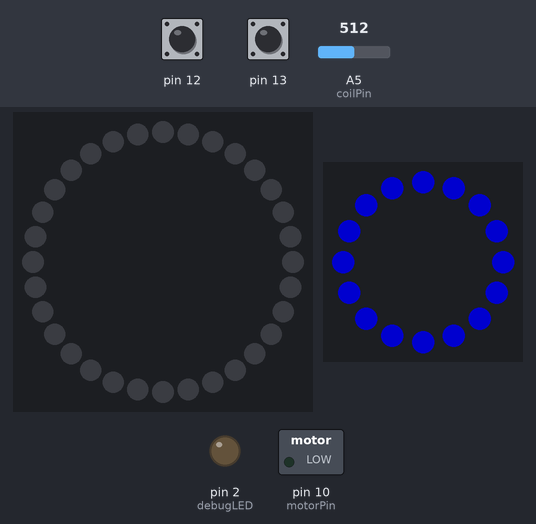
A sketch run on a simulated Arduino Uno, built with avr-gcc and run on an emulated ATmega328P. Parts: 32 RGB LEDs in a ring, first at the top, clockwise, 16 RGB LEDs in a ring, first at the top, clockwise, switched loads named in the sketch (green lamp = pin HIGH), output pins drawn as LEDs (lit = HIGH). Inputs (shaded band) come from the test bench; at power-on: A5 (coilPin) = 512, pin 12 HIGH, pin 13 HIGH. Dim RGB values are drawn brighter than linear; the strip is taken to match the declared colour order.

Above: at 3.2 s.
3.3 s: A5 (coilPin) set to 217
6.5 s: A5 (coilPin) set to 188
At 7.79 s:
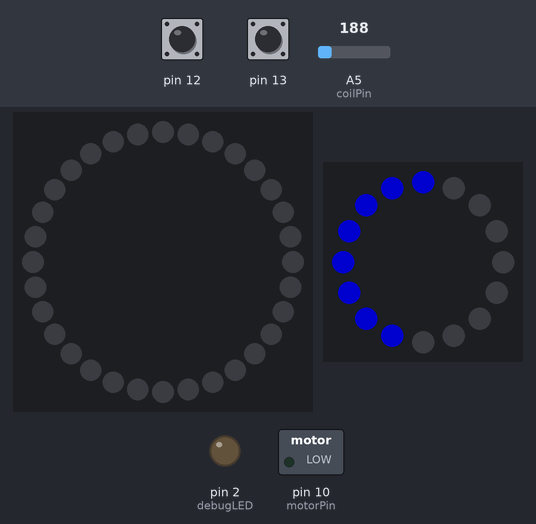
At 9.3 s:
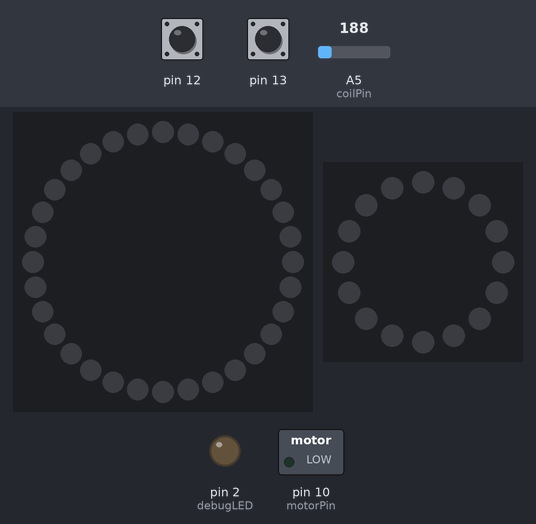
9.7 s: A5 (coilPin) set to 210
At 13.1 s:
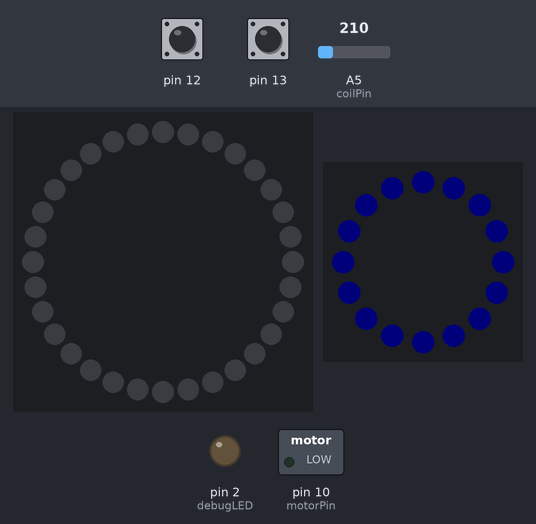
Timing chart, 0 to 14.6 s (numbered marks = the images above; inputs shaded):
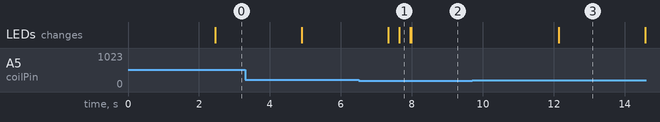

The sketch:

skinOS_proto_v2.ino
```cpp
/*
  Matthew Epler
  for Human Condition Labs & SkinOS
  2016
  Do not use without permission

  Board = Adafruit Feather 32u4 Proto board (https://www.adafruit.com/products/2771)
         Note: Feather M0 is not compatible with capcitive sensor library

  IDE = Arduino v 1.6.8
*/

#include <Adafruit_NeoPixel.h>  /* https://github.com/adafruit/Adafruit_NeoPixel */
#include <CapacitiveSensor.h>   /* https://github.com/PaulStoffregen/CapacitiveSensor */
#include <EnableInterrupt.h>    /* https://github.com/GreyGnome/EnableInterrupt */

/* LED PANEL (https://www.adafruit.com/products/2945) */
const int panelPin = 6;
Adafruit_NeoPixel panelStrip = Adafruit_NeoPixel(32, panelPin, NEO_GRB + NEO_KHZ800);
int panelLeft[]   = {0, 1, 8, 9, 16, 17, 24, 25}; // three areas on the board, each 2x4 pixels
int panelCenter[] = {3, 4, 11, 12, 19, 20, 27, 28};
int panelRight[]  = {6, 7, 14, 15, 22, 23, 30, 31};
const int panelSize = 8;

/* Capacitive touch activates LED panel and vibration motors */
CapacitiveSensor   cs_1 = CapacitiveSensor(5, 12); // 1M resistor between pins
CapacitiveSensor   cs_2 = CapacitiveSensor(9, 13); // 1M resistor between pins
const int touchThreshold = 200;
boolean touch;
int offCounter;

/* Inductive charger as switch - using coil from hacked Clarisonic device */
const int coilPin = A5;
const int interruptPin = 2;
volatile int coilVal;
boolean docked;

/* Vibration motors (https://www.adafruit.com/products/1201) */
const int motorPin   = 10;
const int motorSpeed = 255;

/* NeoPixel RGBW ring (https://www.adafruit.com/products/2854) Note! different 3rd parameter in contstructor for this type of LED*/
const int ringPin = 3;
const int ringTotalLEDs = 16;
Adafruit_NeoPixel ring = Adafruit_NeoPixel(ringTotalLEDs, ringPin, NEO_RGBW + NEO_KHZ800);
double blue         = 1;
int blueThresh      = 150;
int fadeDirection   = 1;
int startLen        = 9;   // for start-up animation, how long is the snake
int startHead       = 3;   // for start-up animation, which pixel is the head
int startDelay      = 10;
int startLapCounter = 0;
boolean settled = true; // used for escaping the sleep animation if interrupted

/* Manual Reset */
const int resetPin = 11;
int resetCounter = 0;

/* Dev debug vars */
const int debugLED = 2; // not used in production


///////////////////////////////////////////////////// SETUP /////////////

void setup() {
  Serial.begin(9600);
  pinMode(debugLED, OUTPUT);
  pinMode(motorPin, OUTPUT);
  pinMode(coilPin, INPUT_PULLUP);

  panelStrip.setBrightness(50);
  panelStrip.begin();
  panelStrip.show(); // Initialize all pixels to 'off'

  ring.setBrightness(200);
  ring.begin();
  ring.show();

  enableInterrupt(interruptPin, dockChange, CHANGE);
}

///////////////////////////////////////////////////// LOOP /////////////

void loop() {
  checkCapSensors(); // has 10ms delay
  checkDock();

  settled = docked;
  if (docked) {
    chargingRing();
  }

  if (touch && !docked) { // start active sequence (LED panel + motors). Panels handled in panelSet() w/ touch bool
    analogWrite(motorPin, motorSpeed);
  } else {
    analogWrite(motorPin, 0); // also appears in panelSet() for timing purposes
  }
}

///////////////////////////////////////////////////// CHARGING RING /////

void chargingRing() {
  for (int i = 0; i <= blueThresh; i++) {
    for (int i = 0; i < ringTotalLEDs; i++) {
      ring.setPixelColor(i, ring.Color(0, 0, blue));
      if (settled) {
        ring.show();
      } else { // escape if not docked (otherwise it holds up everything)
        return;
      }
    }
    if (blue >= blueThresh || blue <= 0) {
      fadeDirection = -fadeDirection;
    }
    blue += fadeDirection;
  }
}

///////////////////////////////////////////////////// START RING ////////

void startRing() {
  settled = false; // interrupts chargingRing sleep animation
  while (startLapCounter < 3) {
    setPixelsRing(0);

    int pos = startHead;
    for (int j = 0; j < startLen; j++) {
      ring.setPixelColor(pos++, ring.Color(0, 0, blueThresh));
      if (pos > ringTotalLEDs) {
        pos = 0;
      }
    }

    if (startHead > ringTotalLEDs) {
      startHead = 0;
      startLapCounter++;
    } else {
      startHead++;
    }

    ring.show();
    delay(startDelay);
  }
  startLapCounter = 0;
  setPixelsRing(0);
}

//////////////////////////////////////////////// SET ALL PANELS //////////

void setAllPanels() {
  panelSet(panelLeft);
  panelSet(panelCenter);
  panelSet(panelRight);
}

///////////////////////////////////////////////////// PANEL SET //////////

void panelSet(int *panel) {
  if (!touch) { // we're turning on
    int colorCounter = 0;
    int threshold = 129;
    while (colorCounter <= threshold) {
      setLeds(panel, colorCounter);
      colorCounter += 9; // to change speed, change the delay, not this counter. it's a multiple of 129 that works well.
    }
  } else { // we're turning off
    analogWrite(motorPin, 0);
    int colorCounter = 129;
    int threshold = 0;
    while (colorCounter >= threshold) {
      setLeds(panel, colorCounter);
      colorCounter -= 9; // to change speed, change the delay, not this counter. it's a multiple of 129 that works well.
    }
  }
}

///////////////////////////////////////////////////// PANEL SET //////////
void setLeds(int *panel, int colorCounter) {
  for (int i = 0; i < panelSize; i++) { // ***
    panelStrip.setPixelColor(panel[i], panelStrip.Color(colorCounter, colorCounter, colorCounter));
    panelStrip.show();
    delay(5);
  }
}

/////////////////////////////////////////////// CHECK CAP SENSORS /////////

void checkCapSensors() {
  if (!docked) {
    double cap1 =  cs_1.capacitiveSensor(30);
    double cap2 =  cs_2.capacitiveSensor(30);

    /* ONE TOUCHING = RESET MCU */
    if ( (touch && cap1 > touchThreshold && cap2 < 100) || (touch && cap2 > touchThreshold && cap1 < 100) ) {
      resetCounter++;
      Serial.println(resetCounter);
      if (resetCounter > 35) {
        resetMCU();
      }
    }

    /* BOTH TOUCHING = ACTIVATE DEVICE */
    if (cap1 > touchThreshold && cap2 > touchThreshold) {
      if (!touch) {
        setAllPanels();
        touch = true;
      }
    } else {
      if (touch) {
        if (offCounter > 100) {
          setAllPanels();
          offCounter = 0;
          touch = false;
          resetCounter = 0;
        } else {
          offCounter++;
        }
      }
    }
    delay(10);
  }
}

///////////////////////////////////////////////////// DOCK CHANGE //////////

void dockChange() { // kept this separate in case we add to the interrupt handler later, also checkDock is used by loop.
  checkDock();
}

///////////////////////////////////////////////////// CHECK DOCK ///////////

void checkDock() {
  coilVal = analogRead(coilPin);
  if (coilVal < 200) { // if we were docked but now we're not (low charge from induction coils)
    if (docked) {
      startRing();
      docked = false;
    }
  } else if (coilVal > 200) {  // we are docked (charge from induction coils)
    docked = true;
  }
}


///////////////////////////////////////////////////// RESET MCU ////////////

void resetMCU() {
  Serial.println("RESETTING...");
  // flash ack
  setPixelsRing(0);
  setPixelsRing(blueThresh);
  delay(500);
  setPixelsRing(0);
  delay(500);
  setPixelsRing(blueThresh);

  pinMode(resetPin, OUTPUT);
  digitalWrite(resetPin, LOW);
}

///////////////////////////////////////////////////// SET PIXELS RING ///////

void setPixelsRing(int val) {
  for (int i = 0; i < ringTotalLEDs; i++) {
      ring.setPixelColor(i, ring.Color(0, 0, val));
  }
  ring.show();
}
```

Measured:
- the behaviour switches between 200 and 199 on A5 (coilPin) (found by bisection; images 0 and 1)
- after the input at 6.5 s, the LEDs: first differ from a run without the input after 1.1 s (image 1)
- after the input at 9.7 s, the LEDs: change after 2.4 s (image 3)
